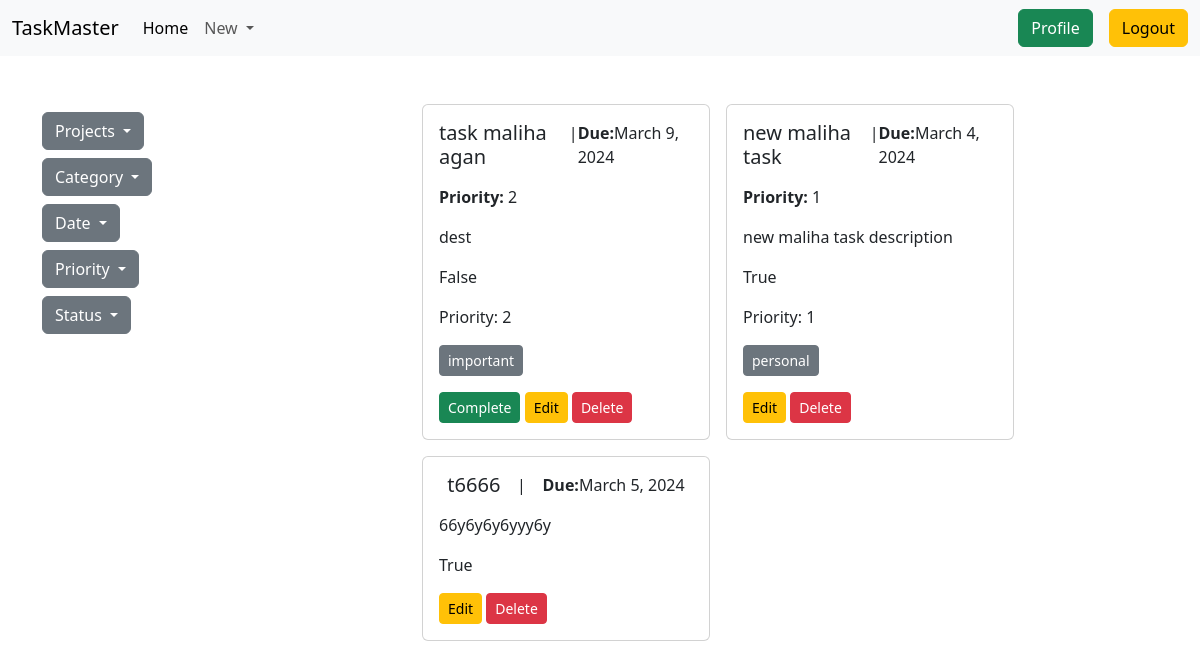
The page /task/priority-high/task/ (signed in) on the database its author committed.
### task/models.py (models this page shows, shortened)
class Task(models.Model):
    title = models.CharField(max_length=100)
    description = models.TextField(blank=True)
    due_date = models.DateField()
    status = models.BooleanField()
    priority = models.CharField(
        max_length=2, choices=priority_levels, blank=True, null=True)
    user = models.ForeignKey(
        UserAccount, related_name='account', on_delete=models.CASCADE)
    project = models.ForeignKey(
        Project, on_delete=models.CASCADE, related_name='tasks', blank=True, null=True)
    category = models.ManyToManyField(
        Category, blank=True, related_name='tasks')

class Category(models.Model):
    name = models.CharField(max_length=50)
    def __str__(self):
        return f'{self.name}'

### task/views.py (the view)
# urls.py: path('priority-high/task/', PriorityFilterView.as_view(), name='priority_high'),
class PriorityFilterView(LoginRequiredMixin, ListView):
    model = Task
    template_name = 'priority_filter.html'
    def get_context_data(self, **kwargs):
        context = super().get_context_data(**kwargs)
        context["tasks"] = Task.objects.filter(
            user=self.request.user.account).order_by('-priority')
        context['projects'] = Project.objects.filter(
            account=self.request.user.account)
        context['categories'] = Category.objects.all()
        return context

### project/models.py (called while the page is built)
    def __str__(self):
        return f'{self.title}'

### templates/priority_filter.html (shortened to what this page needs)
{% extends 'base.html' %}
{% block content %}
<div class="container mt-5">
  <div class="row">
    <div class="col-4">
      <div class="dropdown my-2">
        <button class="btn btn-secondary dropdown-toggle" type="button" data-bs-toggle="dropdown" aria-expanded="false">
          Projects
        </button>
      </div>
      <div class="dropdown my-2">
        <button class="btn btn-secondary dropdown-toggle" type="button" data-bs-toggle="dropdown" aria-expanded="false">
          Category
        </button>
      </div>
      <div class="dropdown my-2">
        <button class="btn btn-secondary dropdown-toggle" type="button" data-bs-toggle="dropdown" aria-expanded="false">
          Date
        </button>
      </div>
      <div class="dropdown my-2">
        <button class="btn btn-secondary dropdown-toggle" type="button" data-bs-toggle="dropdown" aria-expanded="false">
          Priority
        </button>
      </div>
      {% include 'status_filter.html' %}
    </div>
    <div class="col-8 d-flex gap-3 flex-wrap">
      {% for task in tasks %}
    <div class="card" style="width: 18rem;">
      <div class="card-body">
        <div class="d-flex justify-content-around">
        <h5 class="card-title">{{task.title}}</h5>
        |
        <p><b>Due:</b>{{task.due_date}}</p>
        </div>
        {%if task.priority %}
        <p><b>Priority:</b> {{task.priority}}</p>
        {% endif %}
        <p class="card-text">{{task.description}}</p>
        <p>{{task.status}}</p>
        {% include 'task_buttons.html' %}
      </div>
    </div>
{% endfor %}
    </div>
  </div>
</div>
{% endblock content %}

### templates/task_buttons.html
{% if task.priority %}
<p>Priority: {{task.priority}}</p>
{% endif %}
<div class="d-flex gap-2">
    {% for cat in task.category.all %}
    <p class="btn btn-secondary btn-sm">{{cat}}</p>
    {% endfor %}
</div>
{% if not task.status %}
<a href="{% url 'edit_status' task.id %}" class="btn btn-success btn-sm">Complete</a>
{% endif %}
<a href="{% url 'edit_task' task.id %}" class="btn btn-warning btn-sm">Edit</a>
<a href="{% url 'delete_task' task.id %}" class="btn btn-danger btn-sm">Delete</a>

### rows shown on the page
Task: title "task maliha agan", due_date "March 9, 2024", priority "2", description "dest", status "False", shows "Complete"
Category: name "important"
Task: title "new maliha task", due_date "March 4, 2024", priority "1", description "new maliha task description", status "True"
Category: name "personal"
Task: title "t6666", due_date "March 5, 2024", description "66y6y6y6yyy6y", status "True"
